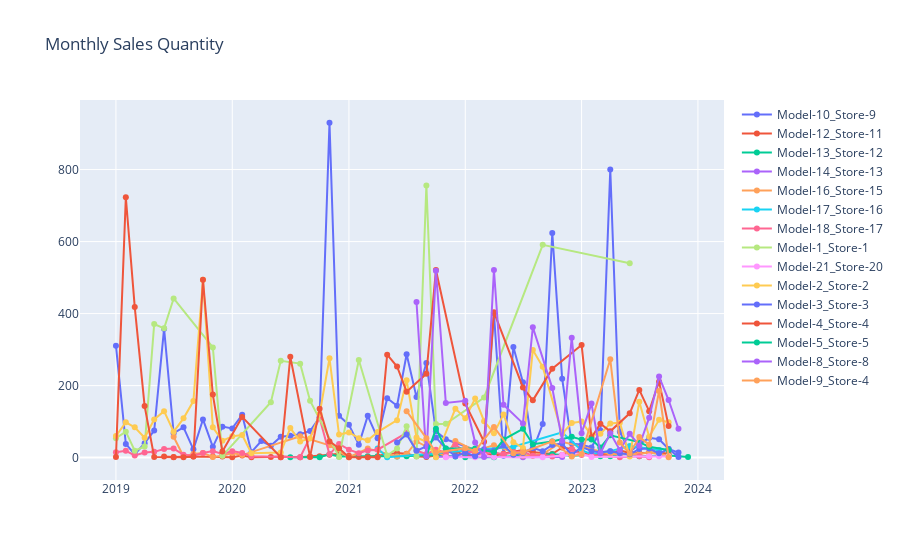

The code cell stored with this chart in its notebook:
### Code cell
# Get unique Model_Store_Pairs
unique_pairs = sales_data['Model_Store_Pair'].unique()

plot_data = []

# Loop through each unique Model_Store_Pair and create a trace
for unique_pair in unique_pairs:
    trace = go.Scatter(
        x=sales_data[sales_data['Model_Store_Pair'] == unique_pair]['MONTH_YEAR'],
        y=sales_data[sales_data['Model_Store_Pair'] == unique_pair]['QUANTITY'],
        mode='lines+markers',
        name=unique_pair  # Label each trace with the Model_Store_Pair
    )
    plot_data.append(trace)

plot_layout = go.Layout(
    title='Monthly Sales Quantity'
)

fig = go.Figure(data=plot_data, layout=plot_layout)
pyoff.iplot(fig)
